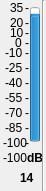
     <widget class="QWidget" name="widget_14" native="true">
      <property name="geometry">
       <rect>
        <x>520</x>
        <y>40</y>
        <width>46</width>
        <height>191</height>
       </rect>
      </property>
      <widget class="QProgressBar" name="progressBar_56">
       <property name="geometry">
        <rect>
         <x>30</x>
         <y>7</y>
         <width>10</width>
         <height>135</height>
        </rect>
       </property>
       <property name="contextMenuPolicy">
        <enum>Qt::DefaultContextMenu</enum>
       </property>
       <property name="toolTip">
        <string>Local Input 1 Meter</string>
       </property>
       <property name="statusTip">
        <string/>
       </property>
       <property name="whatsThis">
        <string/>
       </property>
       <property name="autoFillBackground">
        <bool>false</bool>
       </property>
       <property name="minimum">
        <number>-100</number>
       </property>
       <property name="maximum">
        <number>35</number>
       </property>
       <property name="value">
        <number>24</number>
       </property>
       <property name="textVisible">
        <bool>true</bool>
       </property>
       <property name="orientation">
        <enum>Qt::Vertical</enum>
       </property>
       <property name="invertedAppearance">
        <bool>false</bool>
       </property>
       <property name="format">
        <string>%p%</string>
       </property>
      </widget>
      <widget class="QLabel" name="m0_56">
       <property name="geometry">
        <rect>
         <x>25</x>
         <y>0</y>
         <width>16</width>
         <height>16</height>
        </rect>
       </property>
       <property name="text">
        <string>-</string>
       </property>
      </widget>
      <widget class="QLabel" name="t35_56">
       <property name="geometry">
        <rect>
         <x>10</x>
         <y>0</y>
         <width>16</width>
         <height>16</height>
        </rect>
       </property>
       <property name="text">
        <string>35</string>
       </property>
      </widget>
      <widget class="QLabel" name="tn100_56">
       <property name="geometry">
        <rect>
         <x>3</x>
         <y>135</y>
         <width>31</width>
         <height>16</height>
        </rect>
       </property>
       <property name="text">
        <string>-100</string>
       </property>
      </widget>
      <widget class="QLabel" name="m15_56">
       <property name="geometry">
        <rect>
         <x>25</x>
         <y>15</y>
         <width>16</width>
         <height>16</height>
        </rect>
       </property>
       <property name="text">
        <string>-</string>
       </property>
      </widget>
      <widget class="QLabel" name="m25_56">
       <property name="geometry">
        <rect>
         <x>25</x>
         <y>25</y>
         <width>16</width>
         <height>16</height>
        </rect>
       </property>
       <property name="text">
        <string>-</string>
       </property>
      </widget>
      <widget class="QLabel" name="m90_56">
       <property name="geometry">
        <rect>
         <x>25</x>
         <y>90</y>
         <width>16</width>
         <height>16</height>
        </rect>
       </property>
       <property name="text">
        <string>-</string>
       </property>
      </widget>
      <widget class="QLabel" name="m105_56">
       <property name="geometry">
        <rect>
         <x>25</x>
         <y>105</y>
         <width>16</width>
         <height>16</height>
        </rect>
       </property>
       <property name="text">
        <string>-</string>
       </property>
      </widget>
      <widget class="QLabel" name="m120_56">
       <property name="geometry">
        <rect>
         <x>25</x>
         <y>120</y>
         <width>16</width>
         <height>16</height>
        </rect>
       </property>
       <property name="text">
        <string>-</string>
       </property>
      </widget>
      <widget class="QLabel" name="m135_56">
       <property name="geometry">
        <rect>
         <x>25</x>
         <y>135</y>
         <width>16</width>
         <height>16</height>
        </rect>
       </property>
       <property name="text">
        <string>-</string>
       </property>
      </widget>
      <widget class="QLabel" name="m45_56">
       <property name="geometry">
        <rect>
         <x>25</x>
         <y>45</y>
         <width>16</width>
         <height>16</height>
        </rect>
       </property>
       <property name="text">
        <string>-</string>
       </property>
      </widget>
      <widget class="QLabel" name="m60_56">
       <property name="geometry">
        <rect>
         <x>25</x>
         <y>60</y>
         <width>16</width>
         <height>16</height>
        </rect>
       </property>
       <property name="text">
        <string>-</string>
       </property>
      </widget>
      <widget class="QLabel" name="m75_56">
       <property name="geometry">
        <rect>
         <x>25</x>
         <y>75</y>
         <width>16</width>
         <height>16</height>
        </rect>
       </property>
       <property name="text">
        <string>-</string>
       </property>
      </widget>
      <widget class="QLabel" name="t20_56">
       <property name="geometry">
        <rect>
         <x>10</x>
         <y>15</y>
         <width>16</width>
         <height>16</height>
        </rect>
       </property>
       <property name="text">
        <string>20</string>
       </property>
      </widget>
      <widget class="QLabel" name="t5_56">
       <property name="geometry">
        <rect>
         <x>10</x>
         <y>25</y>
         <width>16</width>
         <height>16</height>
        </rect>
       </property>
       <property name="text">
        <string>10</string>
       </property>
      </widget>
      <widget class="QLabel" name="tn10_56">
       <property name="geometry">
        <rect>
         <x>5</x>
         <y>45</y>
         <width>21</width>
         <height>16</height>
        </rect>
       </property>
       <property name="text">
        <string>-10</string>
       </property>
      </widget>
      <widget class="QLabel" name="tn25_56">
       <property name="geometry">
        <rect>
         <x>5</x>
         <y>60</y>
         <width>21</width>
         <height>16</height>
        </rect>
       </property>
       <property name="text">
        <string>-25</string>
       </property>
      </widget>
      <widget class="QLabel" name="tn40_56">
       <property name="geometry">
        <rect>
         <x>5</x>
         <y>75</y>
         <width>21</width>
         <height>16</height>
        </rect>
       </property>
       <property name="text">
        <string>-40</string>
       </property>
      </widget>
      <widget class="QLabel" name="tn55_56">
       <property name="geometry">
        <rect>
         <x>5</x>
         <y>90</y>
         <width>21</width>
         <height>16</height>
        </rect>
       </property>
       <property name="text">
        <string>-55</string>
       </property>
      </widget>
      <widget class="QLabel" name="tn70_56">
       <property name="geometry">
        <rect>
         <x>5</x>
         <y>105</y>
         <width>21</width>
         <height>16</height>
        </rect>
       </property>
       <property name="text">
        <string>-70</string>
       </property>
      </widget>
      <widget class="QLabel" name="tn85_56">
       <property name="geometry">
        <rect>
         <x>5</x>
         <y>120</y>
         <width>21</width>
         <height>16</height>
        </rect>
       </property>
       <property name="text">
        <string>-85</string>
       </property>
      </widget>
      <widget class="QLabel" name="m35_56">
       <property name="geometry">
        <rect>
         <x>25</x>
         <y>35</y>
         <width>16</width>
         <height>16</height>
        </rect>
       </property>
       <property name="text">
        <string>-</string>
       </property>
      </widget>
      <widget class="QLabel" name="t0_56">
       <property name="geometry">
        <rect>
         <x>15</x>
         <y>35</y>
         <width>16</width>
         <height>16</height>
        </rect>
       </property>
       <property name="text">
        <string>0</string>
       </property>
      </widget>
      <widget class="QLabel" name="value_56">
       <property name="geometry">
        <rect>
         <x>3</x>
         <y>150</y>
         <width>31</width>
         <height>16</height>
        </rect>
       </property>
       <property name="autoFillBackground">
        <bool>false</bool>
       </property>
       <property name="frameShadow">
        <enum>QFrame::Plain</enum>
       </property>
       <property name="text">
        <string>-100</string>
       </property>
      </widget>
      <widget class="QLabel" name="dB_56">
       <property name="geometry">
        <rect>
         <x>27</x>
         <y>150</y>
         <width>16</width>
         <height>16</height>
        </rect>
       </property>
       <property name="font">
        <font>
         <weight>75</weight>
         <bold>true</bold>
        </font>
       </property>
       <property name="text">
        <string>dB</string>
       </property>
      </widget>
      <widget class="QLabel" name="number_56">
       <property name="geometry">
        <rect>
         <x>20</x>
         <y>170</y>
         <width>16</width>
         <height>16</height>
        </rect>
       </property>
       <property name="font">
        <font>
         <weight>75</weight>
         <bold>true</bold>
        </font>
       </property>
       <property name="text">
        <string>14</string>
       </property>
      </widget>
      <widget class="Line" name="line_56">
       <property name="geometry">
        <rect>
         <x>35</x>
         <y>0</y>
         <width>16</width>
         <height>191</height>
        </rect>
       </property>
       <property name="orientation">
        <enum>Qt::Vertical</enum>
       </property>
      </widget>
     </widget>
